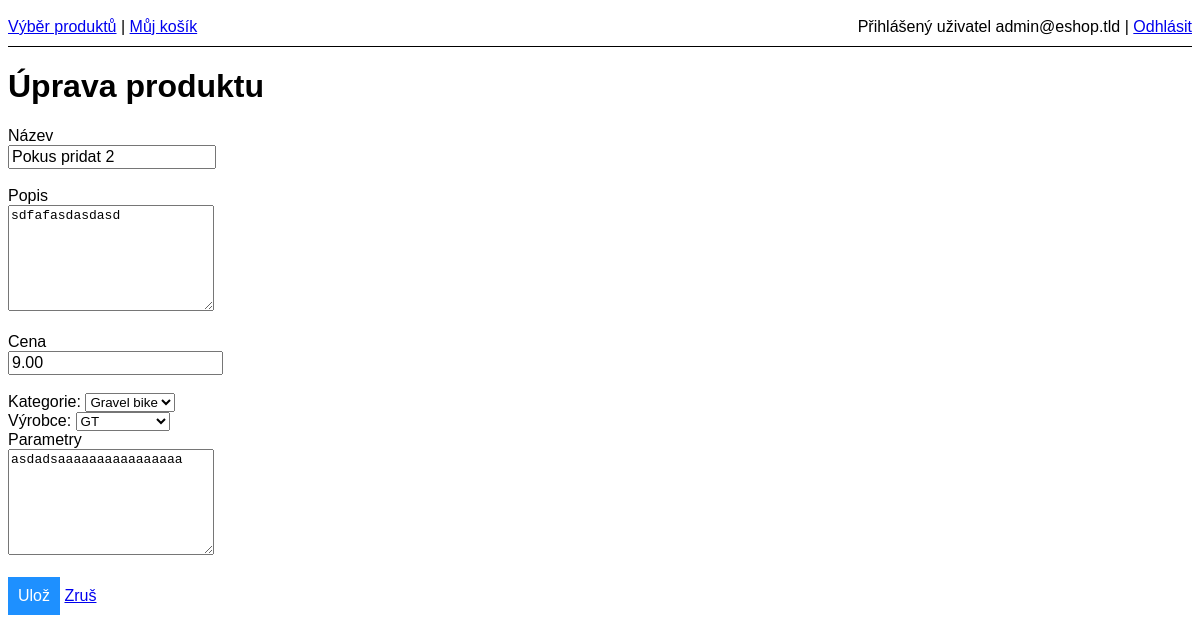
/uprav.php?produkt_id=8 (signed in), run on the app's committed database.
### tables this page shows
CREATE TABLE `uzivatel` (
  `uzivatel_id` int(11) NOT NULL,
  `email` varchar(255) NOT NULL,
  `heslo` varchar(255) NOT NULL,
  `role` set('user','admin') NOT NULL DEFAULT 'user'
);

CREATE TABLE `produkt` (
  `produkt_id` int(11) NOT NULL,
  `nazev` varchar(256) DEFAULT NULL,
  `popis` text DEFAULT NULL,
  `cena` decimal(10,2) NOT NULL,
  `kategorie_id` smallint(6) NOT NULL,
  `vyrobce_id` int(11) NOT NULL,
  `parametry` text DEFAULT NULL,
  `cas_posledniho_updatu` timestamp NOT NULL DEFAULT current_timestamp() ON UPDATE current_timestamp(),
  `cas_posledni_upravy` timestamp NULL DEFAULT NULL,
  `posledni_upravu_provedl` int(10) UNSIGNED DEFAULT NULL
);

CREATE TABLE `kategorie` (
  `kategorie_id` smallint(6) NOT NULL,
  `nazev` text DEFAULT NULL,
  `popis` text DEFAULT NULL
);

CREATE TABLE `vyrobce` (
  `vyrobce_id` int(11) NOT NULL,
  `nazev` text NOT NULL,
  `popis` text NOT NULL
);

### overeni_uzivatele.php (called while the page is built, shortened)
<?php
$stmt = $db->prepare("SELECT * FROM uzivatel WHERE uzivatel_id = ? LIMIT 1");
$stmt->execute([$_SESSION["uzivatel_id"]]);
$currentUser = $stmt->fetch(PDO::FETCH_ASSOC);

### overeni_admina.php (called while the page is built, shortened)
<?php
require 'overeni_uzivatele.php';

### uprav.php (the view, shortened to what this page needs)
<?php
require 'db.php';
require 'overeni_admina.php';
$stmt = $db->prepare('SELECT produkt.*, uzivatel.email, now() > cas_posledni_upravy + INTERVAL 5 MINUTE AS cas_vyprsel FROM produkt LEFT JOIN uzivatel ON uzivatel.uzivatel_id=produkt.posledni_upravu_provedl WHERE produkt.produkt_id=:produkt_id');
$stmt->execute([':produkt_id'=>@$_REQUEST['produkt_id']]);
$goods = $stmt->fetch(PDO::FETCH_ASSOC);
$nazev=$goods['nazev'];
$popis=$goods['popis'];
$cena=$goods['cena'];
$kategorie_id=$goods['kategorie_id'];
$vyrobce_id=$goods['vyrobce_id'];
$parametry=$goods['parametry'];
?><!DOCTYPE html>
<html lang="en">
<head>
    <link rel="stylesheet" type="text/css" href="styles.css">
</head>
<body>
<?php include 'navbar.php' ?>
<h1>Úprava produktu</h1>
<form method="post">
    <label for="nazev">Název</label><br/>
    <input type="text" name="nazev" id="nazev" value="<?php echo htmlspecialchars(@$nazev);?>" required><br/><br/>
    <label for="popis">Popis</label><br/>
    <textarea name="popis" id="popis"><?php echo htmlspecialchars(@$popis)?></textarea><br/><br/>
    <label for="cena">Cena<br/>
        <input type="number" min="0" name="cena" id="cena" required value="<?php echo htmlspecialchars(@$cena)?>"><br/><br/>
        <div class="form-group">
            <label for="kategorie_id">Kategorie:</label>
            <select name="kategorie_id" id="kategorie_id" required class="form-control <?php echo (!empty($errors['kategorie_id'])?'is-invalid':''); ?>">
                <?php
                $categoryQuery=$db->prepare('SELECT * FROM kategorie ORDER BY nazev;');
                $categoryQuery->execute();
                $categories=$categoryQuery->fetchAll(PDO::FETCH_ASSOC);
                if (!empty($categories)){
                    foreach ($categories as $category){
                        echo '<option value="'.$category['kategorie_id'].'" '.($category['kategorie_id']==@$kategorie_id?'selected="selected"':'').'>'.htmlspecialchars($category['nazev']).'</option>';
                    }
                }
                ?>
            </select>
        </div>
        <div class="form-group">
            <label for="vyrobce_id">Výrobce:</label>
            <select name="vyrobce_id" id="vyrobce_id" required class="form-control <?php echo (!empty($errors['vyrobce_id'])?'is-invalid':''); ?>">
                <?php
                $brandQuery=$db->prepare('SELECT * FROM vyrobce ORDER BY nazev;');
                $brandQuery->execute();
                $brands=$brandQuery->fetchAll(PDO::FETCH_ASSOC);
                if (!empty($brands)){
                    foreach ($brands as $brand){
                        echo '<option value="'.$brand['vyrobce_id'].'" '.($brand['vyrobce_id']==@$vyrobce_id?'selected="selected"':'').'>'.htmlspecialchars($brand['nazev']).'</option>';
                    }
                }
                ?>
            </select>
        </div>
        <label for="parametry">Parametry</label><br/>
        <textarea name="parametry" id="parametry"><?php echo htmlspecialchars(@$parametry)?></textarea><br/><br/>
        <input type="submit" value="Ulož">
        <a href="index.php">Zruš</a>
</form>
</body>
</html>

### navbar.php
<div class="navbar" style="overflow: auto; width: 100%; border-bottom: 1px solid black; padding: 10px 0;">
    <div style="float: left">
        <a href="index.php">Výběr produktů</a> |
        <a href="kosik.php">Můj košík</a>
    </div>
    <div style="float: right">
        Přihlášený uživatel <?php echo htmlspecialchars($currentUser['email']); ?> |
        <a href="odhlaseni.php">Odhlásit</a>
    </div>
</div>

### styles.css (style rules this page uses)
body { font-size: medium; font-family: Arial, Helvetica, sans-serif }
input, textarea { font-size: medium; }
input[type='text'] { width: 200px; }
textarea { width: 200px; height: 100px; }
input[type='submit'] { border: 0; background-color: DodgerBlue; color: white; padding: 10px; }

### data on the page
uzivatel: email "admin@eshop.tld"
produkt: nazev "Pokus pridat 2", popis "sdfafasdasdasd", cena "9.00", kategorie_id "Gravel bike", vyrobce_id "GT", parametry "asdadsaaaaaaaaaaaaaaaa"
